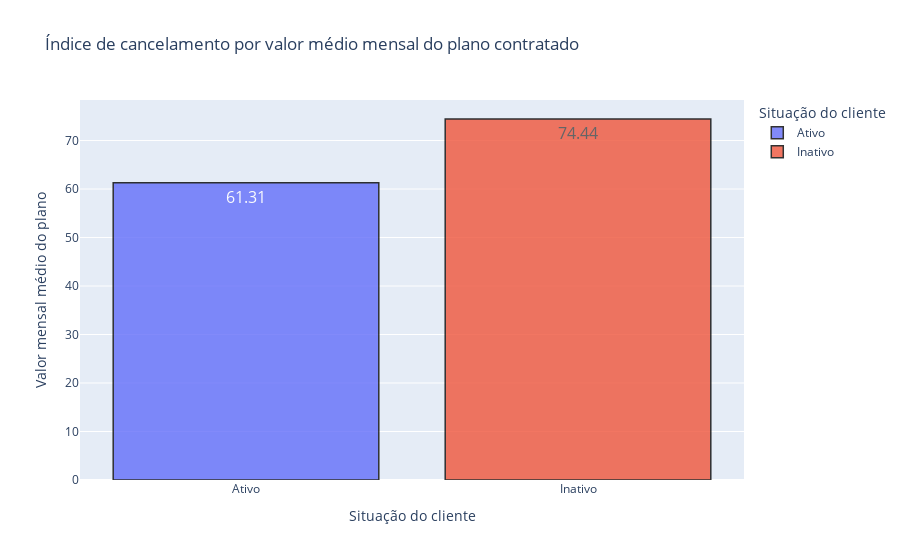

Here is the notebook cell this chart was saved with:
### Markdown cell above
### **3.2.3 - Valor médio mensal do contrato por cliente**

### Code cell
# Criando e organizando o dataframe de plotagem
data_aux = df[['Cliente_Inativo', 'Valor_Mensal', 'Valor_Anual']].groupby('Cliente_Inativo').mean().round(2)
data_aux = [ ['Ativo'   , data_aux['Valor_Mensal'][0] , data_aux['Valor_Anual'][0]], 
             ['Inativo' , data_aux['Valor_Mensal'][1] , data_aux['Valor_Anual'][1] ] ]
df_media_gastos = pd.DataFrame(data_aux, columns = ['Situação do cliente', 'Valor mensal médio do plano', 'Valor total médio do plano'])

# Plotando em gráfico de barras
fig = px.bar(df_media_gastos, x = df_media_gastos['Situação do cliente'], y = df_media_gastos['Valor mensal médio do plano'], 
    color = 'Situação do cliente' ,text='Valor mensal médio do plano', title="Índice de cancelamento por valor médio mensal do plano contratado")
fig.update_traces(textfont_size=16, textangle=0, textposition="inside", cliponaxis=False, opacity=0.8, marker_line_width=1.5,
    marker_line_color = 'rgb(0,0,0)')
fig.show()

# Para salvar a imagem
# pio.write_image(fig, 'image.png',scale=6, width=1080, height=1080)

### Figure 1 — Plotly figure (JSON) as saved in the notebook; plotly's stock layout.template omitted (floating-point values rounded to 4 significant figures)
{"data": [{"alignmentgroup": "True", "cliponaxis": false, "hovertemplate": "Situação do cliente=%{x}<br>Valor mensal médio do plano=%{text}<extra></extra>", "legendgroup": "Ativo", "marker": {"color": "#636efa", "line": {"color": "rgb(0,0,0)", "width": 1.5}, "pattern": {"shape": ""}}, "name": "Ativo", "offsetgroup": "Ativo", "opacity": 0.8, "orientation": "v", "showlegend": true, "text": [61.31], "textangle": 0, "textfont": {"size": 16}, "textposition": "inside", "type": "bar", "x": ["Ativo"], "xaxis": "x", "y": [61.31], "yaxis": "y"}, {"alignmentgroup": "True", "cliponaxis": false, "hovertemplate": "Situação do cliente=%{x}<br>Valor mensal médio do plano=%{text}<extra></extra>", "legendgroup": "Inativo", "marker": {"color": "#EF553B", "line": {"color": "rgb(0,0,0)", "width": 1.5}, "pattern": {"shape": ""}}, "name": "Inativo", "offsetgroup": "Inativo", "opacity": 0.8, "orientation": "v", "showlegend": true, "text": [74.44], "textangle": 0, "textfont": {"size": 16}, "textposition": "inside", "type": "bar", "x": ["Inativo"], "xaxis": "x", "y": [74.44], "yaxis": "y"}], "layout": {"barmode": "relative", "legend": {"title": {"text": "Situação do cliente"}, "tracegroupgap": 0}, "title": {"text": "Índice de cancelamento por valor médio mensal do plano contratado"}, "xaxis": {"anchor": "y", "categoryarray": ["Ativo", "Inativo"], "categoryorder": "array", "domain": [0, 1], "title": {"text": "Situação do cliente"}}, "yaxis": {"anchor": "x", "domain": [0, 1], "title": {"text": "Valor mensal médio do plano"}}}}
